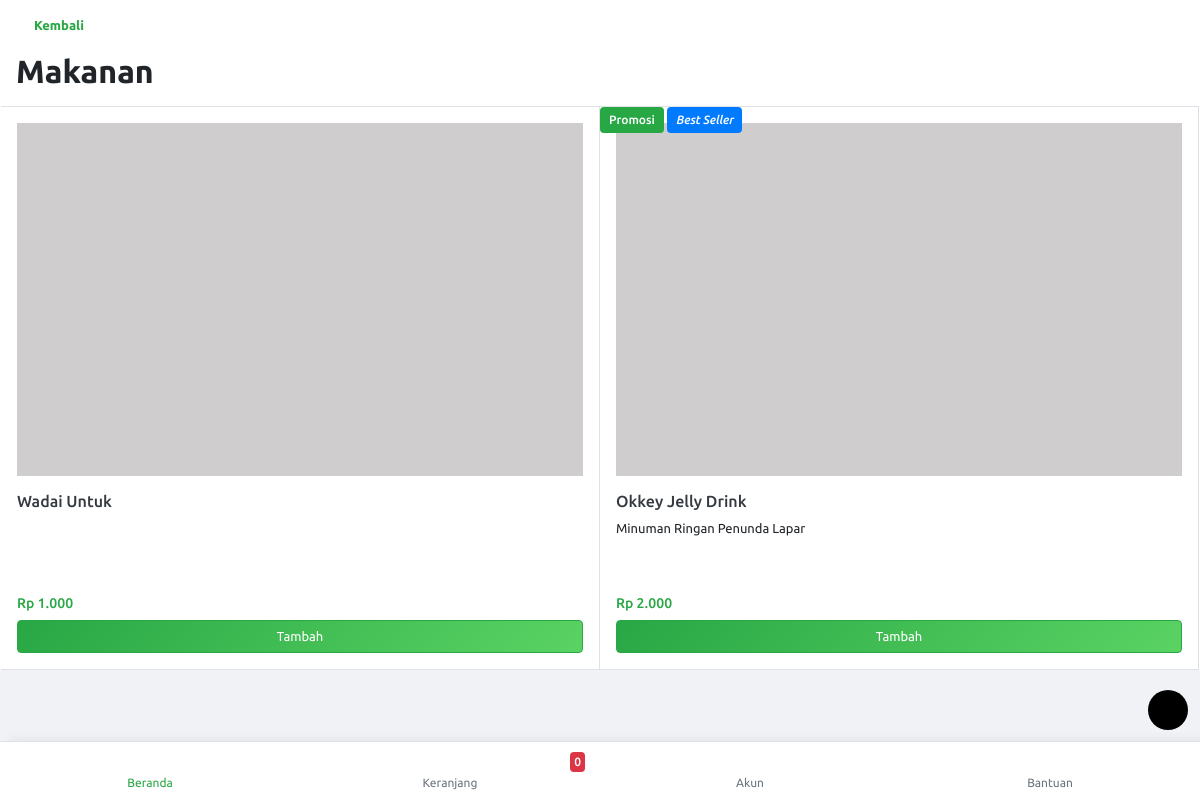
The app's page /beranda/kategori/makanan with its own data.
### tables this page shows
CREATE TABLE `tb_produk` (
  `id_produk` int(11) NOT NULL,
  `id_kategori` int(11) NOT NULL,
  `nama_produk` varchar(50) NOT NULL,
  `harga` varchar(50) NOT NULL,
  `harga_promosi` varchar(50) NOT NULL,
  `deskripsi` text NOT NULL,
  `gambar` varchar(100) NOT NULL,
  `promosi` int(11) NOT NULL,
  `terlaris` int(11) NOT NULL
);

### application/controllers/Beranda.php (called while the page is built, shortened)
<?php
class Beranda extends CI_Controller {
	function __construct(){
		$this->load->model('mberanda');
	}
	public function kategori()
	{
		$data['nama_kategori'] = $this->uri->segment(3);
		$data['data_perkategori'] = $this->mberanda->get_perkategori($id=$this->uri->segment(3));
		$this->load->view('tema/head');
		$this->load->view('kategori',$data);
		$this->load->view('tema/menu');
		$this->load->view('tema/footer');
	}
}

### index.php (called while the page is built, shortened)
<?php
require_once BASEPATH.'core/CodeIgniter.php';

### application/models/Mberanda.php (called while the page is built, shortened)
<?php if ( ! defined('BASEPATH')) exit('No direct script access allowed');
class Mberanda extends CI_Model {
public function get_perkategori($id)
	{
		$query = $this->db->query("SELECT * FROM `tb_kategori` JOIN tb_produk ON tb_kategori.id_kategori=tb_produk.id_kategori WHERE tb_kategori.slug='$id' ORDER BY `tb_kategori`.`id_kategori` DESC");
		return $query;
	}
}

### application/views/kategori.php (the view, shortened to what this page needs)
<div class="osahan-listing">
	<div class="p-3 bg-white">
		<div class="d-flex align-items-center">
			<a class="font-weight-bold text-success text-decoration-none" href="<?= site_url() ?>beranda"><i
						class="icofont-rounded-left back-page"></i> Kembali</a>
		</div>
	</div>
	<div class="px-3 bg-white pb-2">
		<div class="pt-0">
			<h2 class="font-weight-bold"><?= ucwords(str_replace("-", " ", htmlspecialchars($nama_kategori))); ?></h2>
		</div>
	</div>
	<div class="osahan-listing px-3 bg-white">
		<div class="row">
			<?php
			foreach ($data_perkategori->result() as $data): ?>
				<div class="col-6 p-0 border-right border-bottom border-top">
					<div class="list-card-image">
						<div class="member-plan position-absolute">
							<?= $data->promosi == 0 ? '' : '<span class="badge badge-success">Promosi</span>'; ?>
							<?= $data->terlaris == 0 ? '' : '<span class="badge badge-primary"><i>Best Seller</i></span>'; ?>
						</div>
						<div class="p-3">
							<a href="<?= base_url() ?>beranda/detail_produk/<?= $data->slug_p; ?>" class="text-dark">
								<img src="<?= base_url() ?>file/<?= $data->gambar; ?>"
									 class="img-fluid item-img w-100 mb-3">
								<h6><?= htmlspecialchars($data->nama_produk); ?></h6>
							</a>
							<p style="height: 60px">
								<?php
								$jml = strlen($data->deskripsi);
								echo $jml <= 100 ? $data->deskripsi : substr($data->deskripsi, 0, 100) . " . . . (Lihat Selengkapnya)";
								?>
							</p>
							<div class="" id="container-button">
								<h6 class="price m-0 text-success"><?= "Rp " . number_format(htmlspecialchars($data->harga), 0, ',', '.'); ?></h6>
								<button data-id="<?= $data->id_produk ?>"
										id="btn-add-cart"
										class="btn btn-success btn-block ml-auto mt-2">Tambah
								</button>
							</div>
						</div>
					</div>
				</div>
			<?php endforeach; ?>
		</div>
	</div>
</div>

### assets2/css/style.css (style rules this page uses)
body { font-family: 'Ubuntu', sans-serif; font-size: 13px; background-color: #f0f2f5; }
.back-page { font-size: 19px; vertical-align: bottom; }
div,a { outline: none !important; text-decoration: none !important; }
.fixed-bottom-padding { padding-bottom: 59px; }
.list-card-image .price { font-size: 14px; }
.btn-success { background: #28a745; background: -moz-linear-gradient(-45deg, #28a745 0%, #5ad363 100%); background: -webkit-linear-gradient(-45deg, #28a745 0%,#5ad363 100%); background: linear-gradient(135deg, #28a745 0%,#5ad363 100%); filter: progid:DXImageTransform.Microsoft.gradient( startColorstr='#28a745', endColorstr='#5ad363',GradientType=1 ); ; }
.btn { font-size: 13px; }
.badge { font-size: 12px; padding: 7px 9px; font-weight: 500; }
.badge-success { color: white; }
.badge-primary { color: white; }

### records on screen
tb_produk: gambar (picture), nama_produk "Wadai Untuk", harga "1.000"
tb_produk: promosi "Promosi", terlaris "Best Seller", gambar (picture), nama_produk "Okkey Jelly Drink", deskripsi "Minuman Ringan Penunda Lapar", harga "2.000"

### other values on screen
str_replace("-", " ", htmlspecialchars($nama_kategori)) "Makanan"
